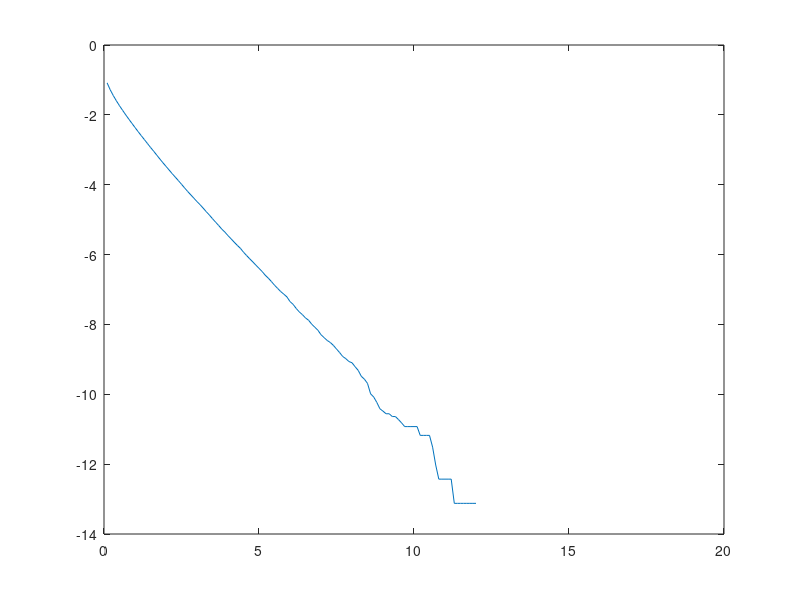

Write MATLAB code to recreate this figure.
clear
nmsg = 500000;
nrcv = 3;
m = rand(nmsg, 1);
p0 = 0.5;
p1 = 1 - p0;
m(m < p0) = 0;
m(m >= p0) = 1;
mu = [0 0 0];
%rho = [1 0 0; 0 1 0; 0 0 1];
rho = [1 0.4 0.3; 0.4 1 0.4; 0.3 0.4 1];
sigma = [1 0 0; 0 1 0; 0 0 1];
for i = 1:nrcv
    for j = 1:nrcv
        if i ~= j
            sigma(i, j) = rho(i, j) * sqrt(sigma(i, i)) * sqrt(sigma(j, j));
        end
    end
end
w = 2 * (rho(1,2)^2 + rho(1,3)^2 + rho(2,3)^2 - 2*rho(1,2)*rho(1,3)*rho(2,3) - 1);
a = [rho(2,3)^2-1, rho(1,3)^2-1, rho(1,2)^2-1, rho(1,2)-rho(1,3)*rho(2,3), rho(1,3)-rho(1,2)*rho(2,3), rho(2,3) - rho(1,2)*rho(1,3)];
N = mvnrnd(mu, sigma, nmsg);
E = 0.1:0.1:15;
s = zeros(nmsg, 1);
R = zeros(nmsg, nrcv);
m_hat = zeros(nmsg, 1);
pe = zeros(1, 150);
for i = 1:150
    s(m == 0) = sqrt(E(i));
    s(m == 1) = -sqrt(E(i));
    s = repmat(s(:,1),1,3);
    R = N + s;
    R = R';
    thresh = -0.25 * w * log(p0/p1) / sqrt(E(i));
    r1 = R(1,:);
    r2 = R(2,:);
    r3 = R(3,:);
    likely = r1*a(1) + r2*a(2) + r3*a(3) + (r1+r2)*a(4) + (r1+r3)*a(5) + (r2+r3)*a(6);
    %likely = zeros(nmsg, 1);
    %for j = 1:nmsg
    %    r = R(j,:);
    %    likely(j) = r(1)*a(1) + r(2)*a(2) + r(3)*a(3) + (r(1)+r(2))*a(4) + (r(1)+r(3))*a(5) + (r(2)+r(3))*a(6);
    %end
    m_hat(likely >= thresh) = 1;
    m_hat(likely < thresh) = 0;
    pe(i) = (length(find(m ~= m_hat))/nmsg);
end

plot(E,log(pe),'DisplayName','H-D');

